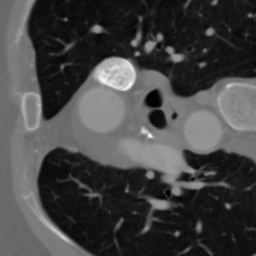
#> input picture examples/data/gt.png, 256 x 256 px
$ python chan_vese_01.py   (older library calls are emulated)
#> lines starting #> are read from the running program, lines starting #| are printed output that depends on the picture; after the words box and inside, x2 and y2 are one past the last pixel; in counts of white or black regions, pixels touching at a corner belong together; long printed decimals are rounded
#> further down, image is the input picture: shape (256, 256) float32; min 0, max 255, mean 68.5
### recon/segmentation/chan_vese.py
#
#
#
# Inspired by: Shawn Lankton (www.shawnlankton.com)
# github https://github.com/kevin-keraudren/chanvese

import numpy as np
import math
import matplotlib.pyplot as plt
import scipy.ndimage as nd
from sklearn.metrics import mean_squared_error

from recon.helpers.image_boundary import boundary_handler_2d


# first of all - inputs are 2d images
eps = 0.0000000001
bh = boundary_handler_2d()

def bwdist(a):
    return nd.distance_transform_edt(a == 0)

# Converts a mask to a SDF
def mask2phi(init_a):
    phi = bwdist(init_a) - bwdist(1 - init_a) + im2double(init_a) - 0.5
    return phi


def im2double(a):
    a = a.astype(np.float)
    a /= np.abs(a).max()
    return a

def chan_vese(img):
    """
    Description
    1. Initalize varphi_0 by phi_0, n = 0
    2. Compute c1(phi_n) and c2(phi_n) by (6) and (7)
    :return:
    """
    # [4 lines of commented-out code are left out]
    return c1(img)

def c1(img):
    n, m = np.shape(img)
#> n = 256; m = 256

    phi = np.zeros((n,m))
    mask = np.zeros(img.shape)
    mask[5:n-5, 5:m-5] = 1

    phi = mask2phi(mask)
    prev_mask = phi
    its = 0
    max_its = 50
    stop = False


    while (its < max_its and not stop):
        # Get the curve's narrow band

        if True:

            if its % 1 == 0:
                fig, axes = plt.subplots(ncols=2)
                show_curve_and_phi(fig, img, phi, 'red')

            # Find interior and exterior mean
            inner = np.where(phi <= -eps)  # interior points
            outer = np.where(phi > eps)  # exterior points
            all = np.array([list(inner[0])+list(outer[0]), list(inner[1])+list(outer[1])]).T
            c1 = np.sum(img[inner]) / (sum(np.shape(inner)) + eps)  # interior mean
            c2 = np.sum(img[outer]) / (sum(np.shape(outer)) + eps)  # exterior mean

            a = img[inner]
            F = np.zeros((n,m))
            F[all[:, 0], all[:, 1]] = ((bh.get_value_at_idx(img, all) - c1) ** 2 -
                                       (bh.get_value_at_idx(img, all) - c2) ** 2).ravel()


            nu = 0
            dt = 0.01 #0.5
            mu = 20
            h = 1
            lambda1 = 1
            lambda2 = 1
            idx_list = []
            for i in range(n-1):
                for j in range(m-1):
                    idx_list.append((i, j))
            idx = np.array(idx_list)
            b= np.array([(1, 0)]*((n-1)*(m-1)))
            idx_xm1 = idx-np.array([(1, 0)]*((n-1)*(m-1)))
            idx_ym1 = idx-np.array([(0, 1)]*((n-1)*(m-1)))

            phi[idx[:, 0], idx[:, 1]] = (bh.get_value_at_idx(phi, idx)+dt*delta(bh.get_value_at_idx(phi, idx), h)*(


                    (coeff_A(phi, idx, mu, h) * (bh.dx_plus_at_idx(phi, idx)) -
                    coeff_A(phi, idx_xm1, mu, h) * (bh.dx_minus_at_idx(phi, idx_xm1))) +

                        (coeff_B(phi, idx, mu, h) * (bh.dy_plus_at_idx(phi, idx)) -
                        coeff_B(phi, idx_ym1, mu, h) * (bh.dy_minus_at_idx(phi, idx_ym1))) -
                        nu -
                        - bh.get_value_at_idx(F, idx)
                    )).ravel()


            its += 1

            new_mask = (phi <= 0)
            new_mask = new_mask.astype(int)

            mse = mean_squared_error(prev_mask, new_mask)
            if mse > eps:
                its = its + 1
                print("MSE: ", mse)
                prev_mask = new_mask
            else:
                stop = True
#> this loop made 25 passes
#| MSE:  2484.635
#| MSE:  0.06847
#| MSE:  0.09479
#| MSE:  0.121
#| MSE:  0.1108
#| MSE:  0.05666
#| MSE:  0.01497
#| MSE:  0.006775
#> (further printed lines are left out)
#> pass 1, in show_curve_and_phi, `plt.pause(0.001)`:
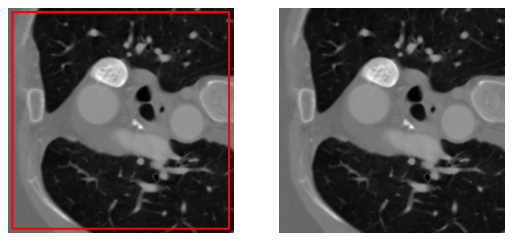
#> figure drawn by matplotlib, 2 panels
#> pass 1, in c1, `new_mask = (phi <= 0)`:
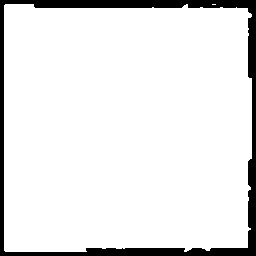
#> new_mask: shape (256, 256) bool; 90.7% white; 1 black region, box (x1, y1, x2, y2) and area: (0, 0, 256, 256) 6070
#> pass 2, in c1, `new_mask = (phi <= 0)`:
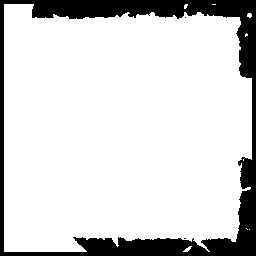
#> new_mask: shape (256, 256) bool; 83.9% white; 3 black regions (2 under 20 px), largest, box (x1, y1, x2, y2) and area: (0, 0, 256, 256) 10538
#> after the loop:
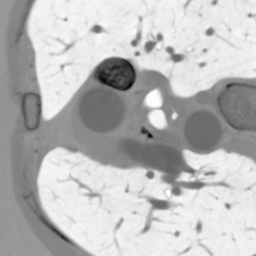
#> F: shape (256, 256) float64; min -34581.9, max 14867.6, mean 1588.5; drawn with min black and max white
#> after the loop:
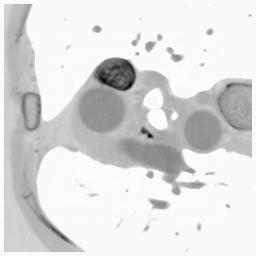
#> phi: shape (256, 256) float64; min -3891.2, max 76.14, mean -459.8; drawn with min black and max white
#> after the loop:
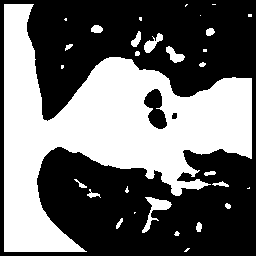
#> prev_mask: shape (256, 256) int64; values 0 (black) and 1 (white), 41.5% white; 30 white regions (12 under 20 px), largest, box (x1, y1, x2, y2) and area: (4, 4, 252, 252) 25845, (142, 197, 172, 233) 331, (144, 33, 163, 53) 169

    return new_mask

# [12 lines left out: functions create_phi_0, h_curve, not called in this run]


def delta(z, epsilon=0.000000001, h = 1):
    # [4 lines of commented-out code are left out]
    z[z > epsilon] = 1
    z[z < -epsilon] = 0
    z[(abs(z) >= 0) & (abs(z) <= epsilon)] = 1/(2*epsilon)*\
                                             (1+z[(abs(z) >= 0) & (abs(z) <= epsilon)]
                                                            *np.cos(math.pi*z[(abs(z) >= 0) & (abs(z) <= epsilon)]/epsilon))

    return z


def coeff_A(phi, idx, mu, h=1, eta=10e-8):
    return mu / (h**2 * np.sqrt(eta**2 + (bh.dx_plus_at_idx(phi, idx)/(h))**2 + (bh.dy_value_at_idx(phi, idx)/(2*h))**2))

def coeff_B(phi, idx, mu, h=1, eta=10e-8):
    return mu / (h**2 * np.sqrt(eta**2 + (bh.dy_plus_at_idx(phi, idx)/(h))**2 + (bh.dx_value_at_idx(phi, idx)/(2*h))**2))


# Displays the image with curve superimposed
def show_curve_and_phi(fig, I, phi, color):
    fig.axes[0].cla()
    fig.axes[0].imshow(I, cmap='gray')
    fig.axes[0].contour(phi, 0, colors=color)
    fig.axes[0].set_axis_off()
    plt.draw()

    fig.axes[1].cla()
    fig.axes[1].imshow(I, cmap='gray')
    fig.axes[1].set_axis_off()
    plt.draw()

    plt.pause(0.001)

### recon/helpers/image_boundary.py
import numpy as np
import copy

class boundary_handler_2d(object):

    def __init__(self):
        pass

    def get_value_at_idx(self, img, idx=np.array([[0, 1], [0, 1]])):
        idx0 = copy.copy(idx[:,0])
        idx1 = copy.copy(idx[:, 1])

        n, m = np.shape(img)

        if len(idx[0]) != 2:
            raise ValueError("Please use 2d index for the moment.")

        idx0[idx0 <= -1] = 0
        idx0[idx0 >= m] = n-1

        idx1[idx1 <= -1] = 0
        idx1[idx1 >= m] = m - 1

        if len(idx0[(idx0 < 0) | (idx0 > n-1)]):
            raise ValueError("Index not in rage.")

        if len(idx1[(idx1 < 0) | (idx1 > m-1)]):
            raise ValueError("Index not in rage.")

        index = tuple([idx0, idx1])
        return np.array([img[index]]).T


    def dx_value_at_idx(self, img, idx=np.array([[0], [0]])):
        return self.get_value_at_idx(img, np.array([idx[:, 0], idx[:,1]-1]).T)\
               - self.get_value_at_idx(img, np.array([idx[:,0], idx[:,1]+1]).T)

    def dy_value_at_idx(self, img, idx=np.array([[0], [0]])):
        return self.get_value_at_idx(img, np.array([idx[:,0]-1, idx[:,1]]).T) \
               - self.get_value_at_idx(img, np.array([idx[:,0]+1, idx[:,1]]).T)

    # [16 lines left out: functions dxx_value_at_idx, dyy_value_at_idx, dxy_value_at_idx, not called in this run]

    def dx_plus_at_idx(self, img, idx):
        return self.get_value_at_idx(img, np.array([idx[:, 0]+1, idx[:,1]]).T)\
               - self.get_value_at_idx(img, np.array([idx[:,0], idx[:,1]]).T)

    def dx_minus_at_idx(self, img, idx=np.array([[0], [0]])):
        return self.get_value_at_idx(img, np.array([idx[:, 0], idx[:,1]]).T)\
               - self.get_value_at_idx(img, np.array([idx[:,0]-1, idx[:,1]]).T)

    def dy_plus_at_idx(self, img, idx=np.array([[0], [0]])):
        return self.get_value_at_idx(img, np.array([idx[:, 0], idx[:,1]+1]).T)\
               - self.get_value_at_idx(img, np.array([idx[:,0], idx[:,1]]).T)

    def dy_minus_at_idx(self, img, idx=np.array([[0], [0]])):
        return self.get_value_at_idx(img, np.array([idx[:, 0], idx[:,1]]).T)\
               - self.get_value_at_idx(img, np.array([idx[:,0], idx[:,1]-1]).T)

### examples/segmentation/chan_vese_01.py
import numpy as np

import imageio
import matplotlib.pyplot as plt

from recon.segmentation.chan_vese import chan_vese

image_path = "./../../examples/data/gt.png"
image = imageio.imread(image_path, as_gray=True)
image = image/np.max(image)*255
chan_vese(image)
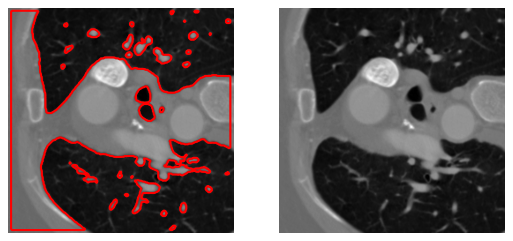
#> figure drawn by matplotlib, 2 panels
